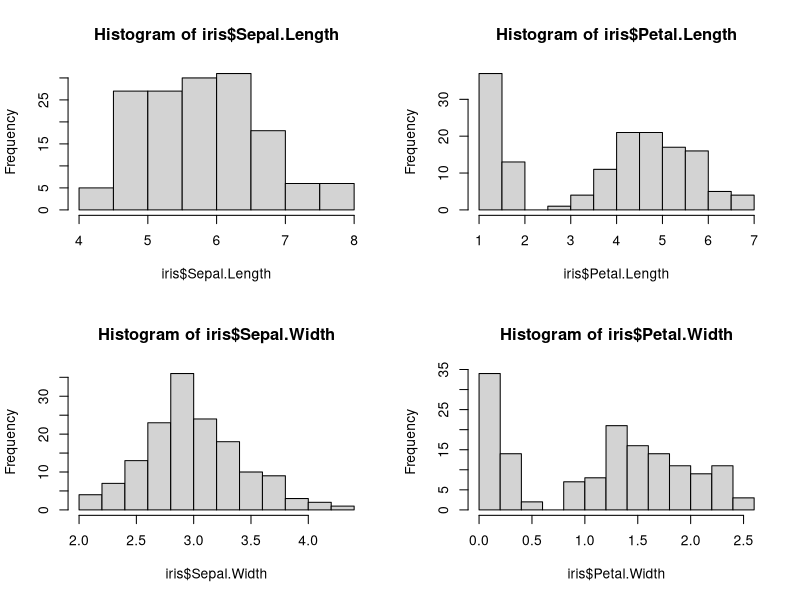
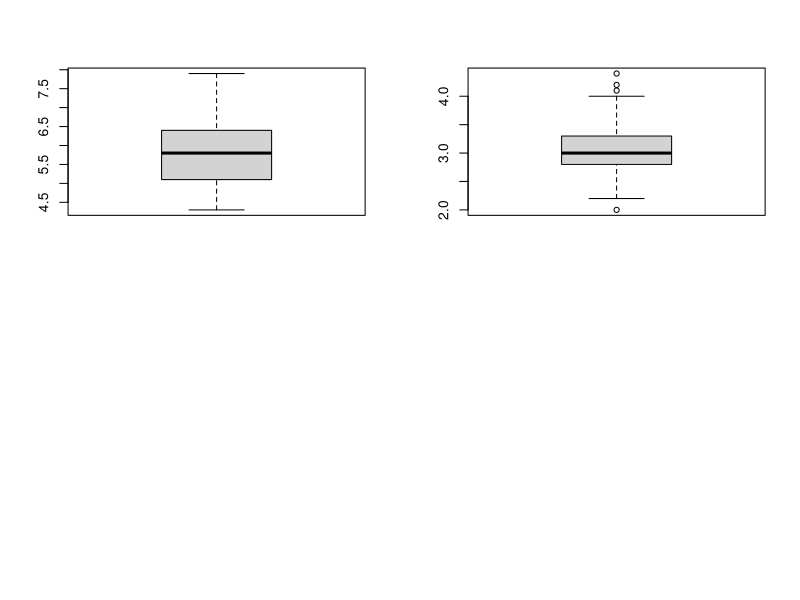

These figures' R source, in order:
## ---- chunk 1
par(mfrow = c(2,2)) # by rows
hist(iris$Sepal.Length)
hist(iris$Petal.Length)
hist(iris$Sepal.Width)
hist(iris$Petal.Width)
## ---- chunk 2
boxplot(iris$Sepal.Length)
## ---- chunk 3
boxplot(iris$Sepal.Width)
